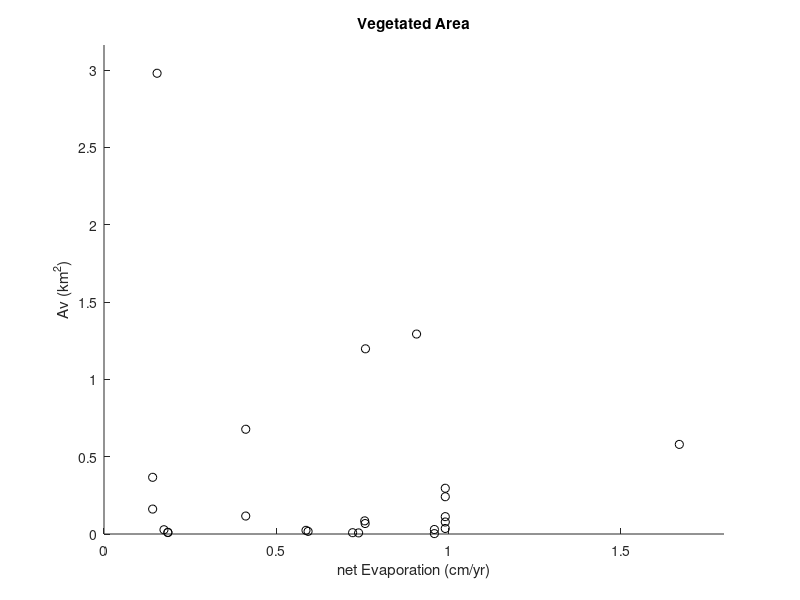

The MATLAB source for this figure:
clear all

%% input parameters for PDE
D=linspace(0,2,1001); %Diffusivity 
Sc=82; %Salinity concentration at tree death. (Cintron et al 1978) (ppt)
So=35; % (ppt)
ETnet=82; %cm/yr


alpha=ETnet./D; 
% for i=1:n
Av=((2*(Sc-So)./alpha)*pi);
% end

px = [.1741 .7217 .7391 .5925 .5864 .7582 .7569 .1855 .1855 .1541 .7591 .9908 .9592 .9908 .9908 .9908 .9908 .4115 1.6703 .4115 .14122 .14122 .9074 .9592];
py = [27650 8487 7174 17014 23700 67701 85012 9217.9 10824.5 2979571 1197621 295857 29122 241064 112319 77654 35737 116179 579468 677416 161227 366635 1293025 2578];   

% hold on
% plot(ETnet,Av,'g',px,py,'o')
% xlabel('net Evaporation (cm/yr)')
%  ylabel('Av (Vegetated Area, km^2 X 10^3)')
%  title('Vegetated Area')
% axis([0 2 0 10^6.5])

figure
hold on
plot(ETnet,Av*10^-6,'r',px,py*10^-6,'ko')
xlabel('net Evaporation (cm/yr)')
 ylabel('Av (km^2)')
 title('Vegetated Area')
axis([0 1.8 0 10^.5])